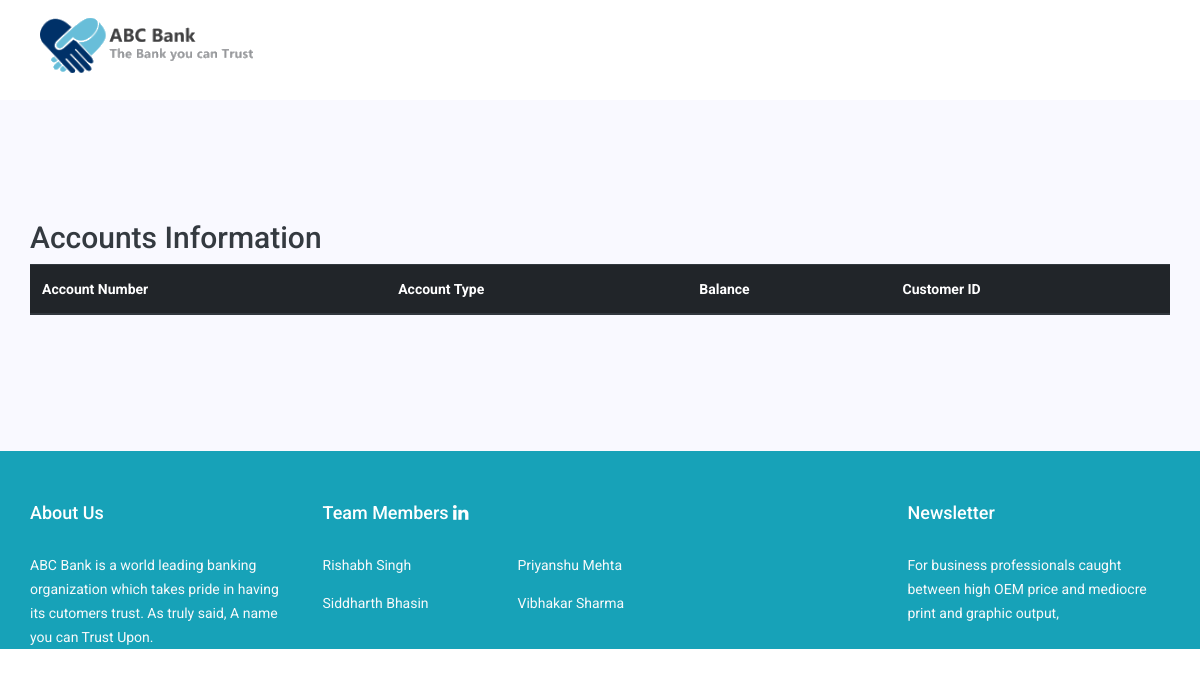
The page /showaccounts on the database as committed earlier.
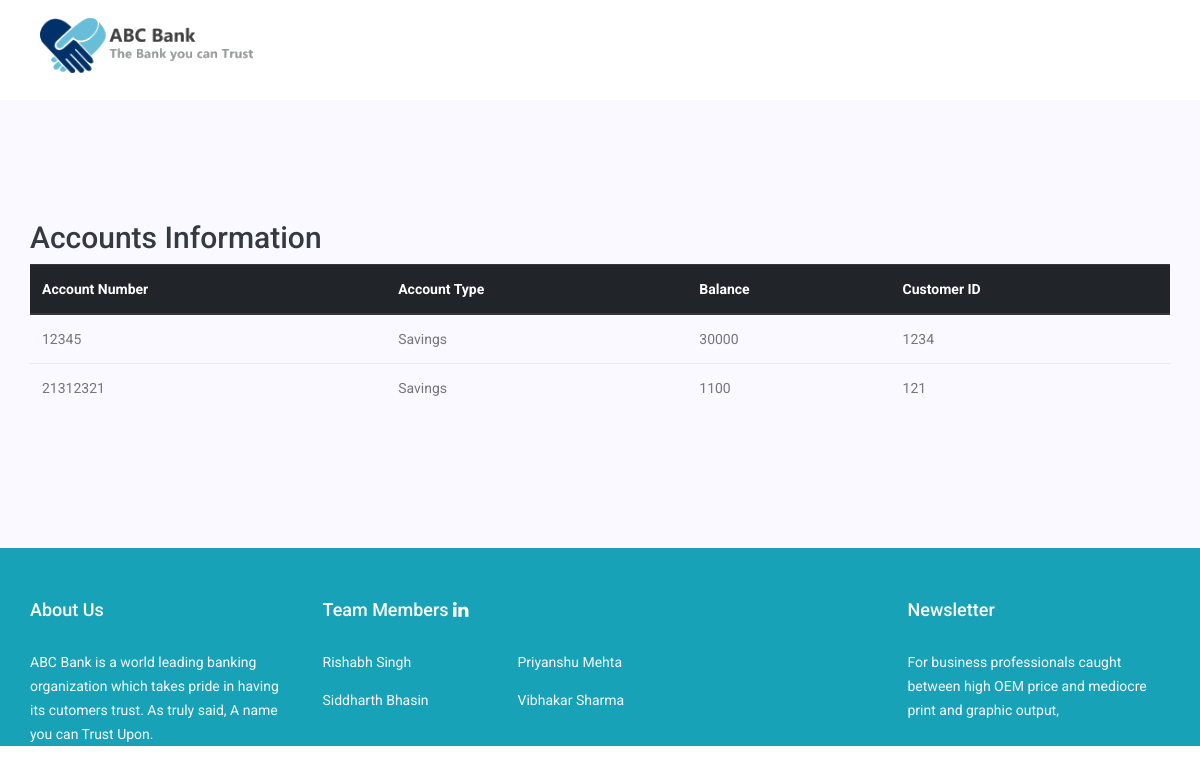
The same page on the database as committed later.
### application/models.py (models this page shows, shortened)
class Accounts(db.Model):
    acc_number = db.Column(db.Integer(), primary_key=True)
    acc_type = db.Column(db.String())
    balance = db.Column(db.Integer)
    cust_id = db.Column(db.Integer, db.ForeignKey('transaction.cust_id'))

### application/routes.py (the view)
@app.route('/showaccounts')
def showaccounts():
    return render_template('showaccounts.html', accounts=Accounts.query.all())

### application/templates/showaccounts.html
{% include 'includes/header.html' %}
 <section class="feature_area p_120">
    <div class="container">
            <h2 class="text-dark">Accounts Information</h2>
            <table class="table">
                <thead class="thead-dark">
                  <tr>
                    <th scope="col">Account Number</th>
                    <th scope="col">Account Type</th>
                    <th scope="col">Balance</th>
                    <th scope="col">Customer ID</th>
                  </tr>
                </thead>
                <tbody>
                  {% for acc in accounts %}
                    <tr>
                      <td>{{ acc.acc_number }}</td>
                      <td>{{ acc.acc_type }}</td>
                      <td>{{ acc.balance }}</td>
                      <td>{{ acc.cust_id }}</td>
                    </tr>
                  {% endfor %}
                </tbody>
              </table>
    </div>
</section>
  {%  include 'includes/footer.html'%}

Rows that differ between the two databases and show on the page:
added Accounts: acc_number "12345", acc_type "Savings", balance "30000", cust_id "1234"
added Accounts: acc_number "21312321", acc_type "Savings", balance "1100", cust_id "121"
